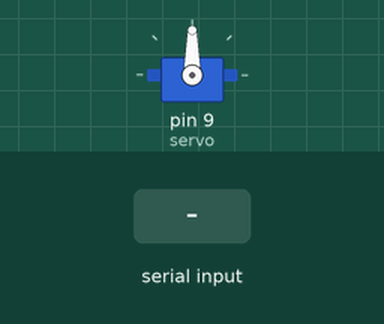
This sketch was run on a simulated Arduino Uno, built with avr-gcc and run on an emulated ATmega328P. Parts: servo. The test bench sets the inputs (shaded band).

Above: at 1.2 s.
1.3 s: "l" received over Serial
At 1.9 s:
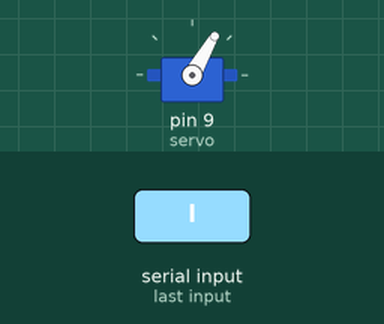
3.1 s: "r" received over Serial
At 4.7 s:
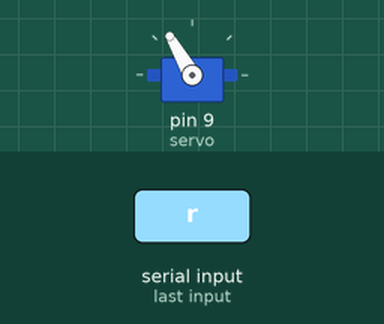
5.2 s: "m" received over Serial
At 5.36 s:
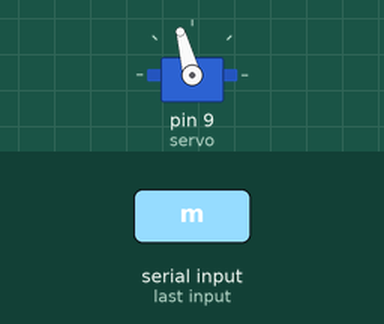
Timing chart, 0 to 8.2 s (numbered marks = the images above; inputs shaded):
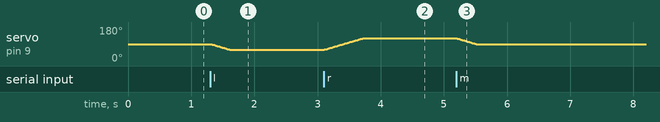

The sketch:

recievercodeIPD.ino
```cpp
#include <Servo.h>;
Servo servo;
int currPos = 0; // stores position of servo
char prevRead ; //stores previous Serial read so that it can be compared
//with current read to know when a reading first changes
char Read;

void setup() {
  // put your setup code here, to run once:

  Serial.begin(57600);
  servo.attach(9);
  servo.write(90);
  currPos = 90;
}

void loop() {
  // put your main code here, to run repeatedly:
  Read = fetchInstructions();
  if (Read == 'm'){
    moveServo(90);

  }
  else if(Read == 'l'){
    //if eyes and hand are left, servo moves right
    moveServo(60);

  }
  else if(Read == 'r'){
    //if eyes and hand are right, servo moves left
    moveServo(120);

  }

}

//returns instructions from other arduino, if none available, defaults
//to previous instructions

char fetchInstructions() {
  if (Serial.available() > 0) {
    char chr = Serial.read();
    return chr;
  }
  else {
    return prevRead;
  }
}

void moveServo(int b) {
  int a = currPos;
  if (a < b) {
    for (int i = a; i <= b; i++) {
      servo.write(i);
      delay(10);

    }
  }
  else if (a > b) {
    for (int i = a; i >= b; i--) {
      servo.write(i);
      delay(10);
    }
  }
  else {

  }
  currPos = b;
}
```

Measured:
- after the input at 1.3 s, servo on pin 9 (servo): moves from 90° to 60° over 0.30 s, starting at once
- after the input at 3.1 s, servo on pin 9 (servo): moves from 60° to 120° over 0.60 s, starting at once
- after the input at 5.2 s, servo on pin 9 (servo): moves from 120° to 90° over 0.30 s, starting at once
